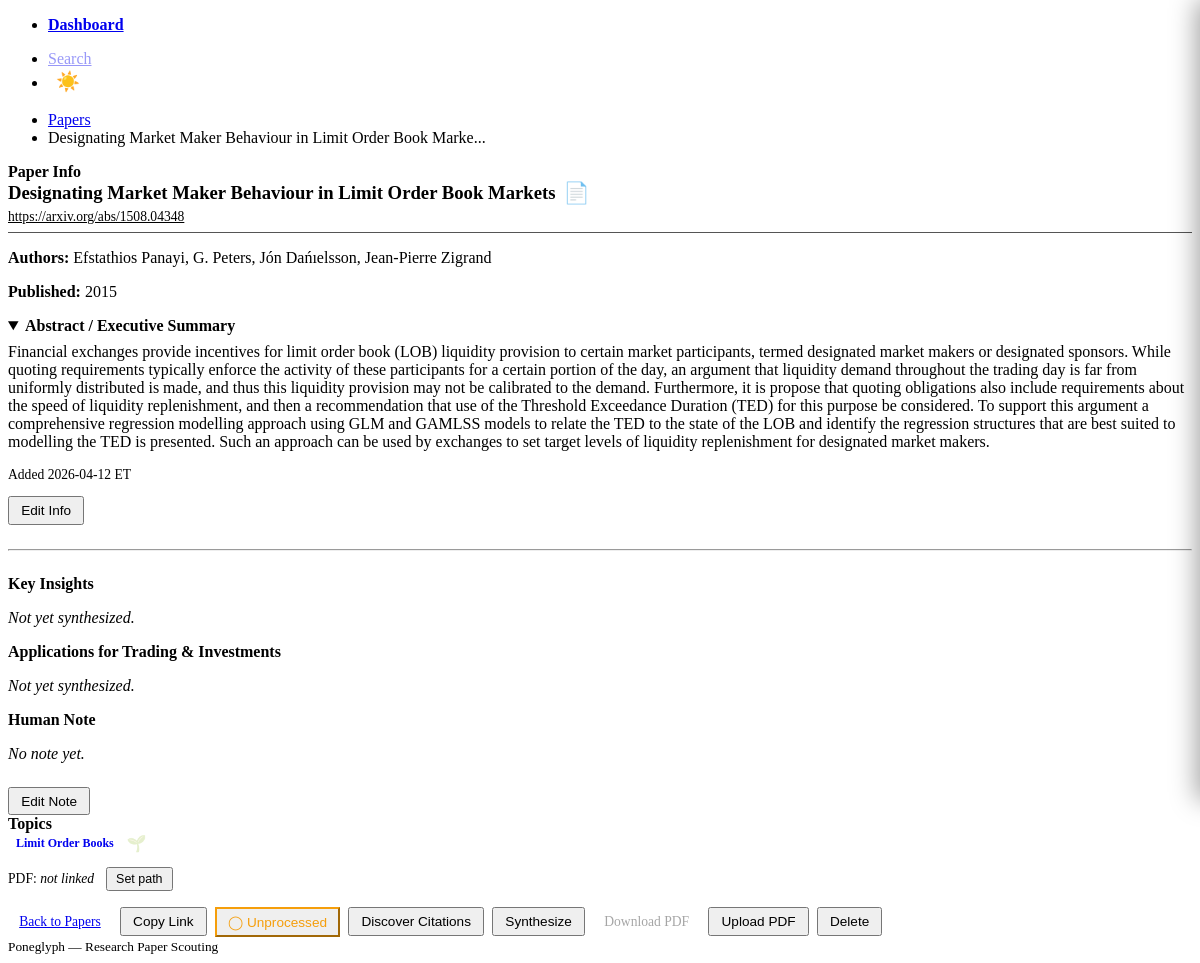
Page /papers/103 on the committed database.
### tables this page shows
CREATE TABLE papers (
    id              INTEGER PRIMARY KEY AUTOINCREMENT,
    source          TEXT NOT NULL,                       -- 'arxiv', 'ssrn', 'kaggle'
    source_id       TEXT NOT NULL,                       -- e.g. arXiv ID
    title           TEXT NOT NULL,
    authors         TEXT NOT NULL DEFAULT '[]',          -- JSON list
    published_venue TEXT NOT NULL DEFAULT '',
    published_date  TEXT,
    abstract        TEXT NOT NULL DEFAULT '',
    url             TEXT NOT NULL DEFAULT '',
    pdf_url         TEXT NOT NULL DEFAULT '',
    pdf_local_path  TEXT,
    created_at      TEXT NOT NULL DEFAULT (datetime('now')), semantic_scholar_id TEXT, read_next INTEGER NOT NULL DEFAULT 0, unprocessed INTEGER NOT NULL DEFAULT 1,
    UNIQUE(source, source_id)
);

CREATE TABLE topic_papers (
    id              INTEGER PRIMARY KEY AUTOINCREMENT,
    topic_id        INTEGER NOT NULL REFERENCES topics(id) ON DELETE CASCADE,
    paper_id        INTEGER NOT NULL REFERENCES papers(id) ON DELETE CASCADE,
    matched_keywords TEXT NOT NULL DEFAULT '[]',         -- JSON list
    relevance_score REAL NOT NULL DEFAULT 0.0,
    created_at      TEXT NOT NULL DEFAULT (datetime('now')), recommendation TEXT CHECK (recommendation IN ('read', 'skip', 'deep_dive')), is_scout_seed INTEGER NOT NULL DEFAULT 0,
    UNIQUE(topic_id, paper_id)
);

CREATE TABLE topics (
    id              INTEGER PRIMARY KEY AUTOINCREMENT,
    name            TEXT NOT NULL UNIQUE,
    description     TEXT NOT NULL DEFAULT '',
    keywords        TEXT NOT NULL DEFAULT '[]',          -- JSON list of strings
    priority_keywords TEXT NOT NULL DEFAULT '[]',        -- JSON list of high-weight keywords
    problem_statements TEXT NOT NULL DEFAULT '[]',       -- JSON list of free-text problems
    sources         TEXT NOT NULL DEFAULT '["arxiv"]',   -- JSON list: arxiv, ssrn, kaggle
    pdf_policy      TEXT NOT NULL DEFAULT 'link_only'
                        CHECK (pdf_policy IN ('link_only', 'download')),
    is_active       INTEGER NOT NULL DEFAULT 1,
    created_at      TEXT NOT NULL DEFAULT (datetime('now')),
    updated_at      TEXT NOT NULL DEFAULT (datetime('now'))
);

### poneglyph/routes/papers.py (the view)
@router.get("/{paper_id}", response_class=HTMLResponse)
async def view_paper(request: Request, paper_id: int):
    paper = _get_paper(paper_id)
    if not paper:
        return HTMLResponse("<p>Paper not found.</p>", status_code=404)
    _ensure_paper_note(paper_id)
    note = _get_paper_note(paper_id)
    topics = _get_paper_topics(paper_id)
    all_topics = [row_to_dict(r) for r in fetch_all("SELECT id, name FROM topics ORDER BY name")]
    linked_topic_ids = {t["id"] for t in topics}
    return templates.TemplateResponse(
        "papers/detail.html",
        {
            "request": request,
            "paper": paper,
            "paper_id": paper_id,
            "note": note,
            "topics": topics,
            "all_topics": all_topics,
            "linked_topic_ids": linked_topic_ids,
        },
    )

### templates/papers/detail.html (shortened to what this page needs)
{% extends "base.html" %}
{% block content %}
<nav aria-label="breadcrumb">
    <ul>
        <li><a href="/papers">Papers</a></li>
        <li>{{ paper.title[:60] }}{% if paper.title|length > 60 %}...{% endif %}</li>
    </ul>
</nav>
<article>
    <header><strong>Paper Info</strong></header>
    <div id="paper-info-section">
        {% with editing=False %}
            {% include "papers/partials/paper_info.html" %}
        {% endwith %}
    </div>
</article>
<hr style="margin: 1.5rem 0;">
<article>
    <header>
        <div style="display:flex; justify-content:space-between; align-items:center;">
            <strong>Key Insights</strong>
        </div>
    </header>
    {% if note and note.key_insights and note.key_insights != {} and note.key_insights != [] %}
        {% if note.key_insights is iterable and note.key_insights is not string and note.key_insights is not mapping %}
        <ul>
            {% for insight in note.key_insights %}
            <li>{{ insight }}</li>
            {% endfor %}
        </ul>
        {% elif note.key_insights is mapping %}
            {% for key, value in note.key_insights.items() %}
                <p><strong>{{ key }}:</strong> {{ value }}</p>
            {% endfor %}
        {% else %}
            <p>{{ note.key_insights }}</p>
        {% endif %}
    {% else %}
        <p style="color: var(--pico-muted-color); font-style: italic;">Not yet synthesized.</p>
    {% endif %}
</article>
<article>
    <header><strong>Applications for Trading &amp; Investments</strong></header>
    {% if note and note.trading_applications %}
        <p>{{ note.trading_applications }}</p>
    {% else %}
        <p style="color: var(--pico-muted-color); font-style: italic;">Not yet synthesized.</p>
    {% endif %}
</article>
<article>
    <header><strong>Human Note</strong></header>
    <div id="human-note-section">
        {% include "papers/partials/human_note.html" %}
    </div>
</article>
<article>
    <header><strong>Topics</strong></header>
    <div id="paper-topics-section">
        {% include "papers/partials/paper_topics.html" %}
    </div>
</article>
<div id="pdf-path-section" style="margin-bottom: 0.5rem;">
    {% if paper.pdf_local_path %}
    <div id="pdf-path-view" style="display:flex; align-items:center; gap:0.75rem; font-size:0.85rem; color:var(--pico-muted-color);">
        <span>PDF:
            {% if is_url(paper.pdf_local_path) %}
            <a href="{{ paper.pdf_local_path }}" target="_blank" rel="noopener" style="font-size:0.82rem;">{{ paper.pdf_local_path }}</a>
            {% else %}
            <code>{{ paper.pdf_local_path }}</code>
            {% endif %}
        </span>
        <button class="outline secondary" style="font-size:0.78rem; padding:0.2rem 0.5rem; margin:0;"
                onclick="document.getElementById('pdf-path-view').style.display='none';
                         document.getElementById('pdf-path-edit').style.display='flex';">Edit path</button>
    </div>
    {% else %}
    <div id="pdf-path-view" style="display:flex; align-items:center; gap:0.75rem; font-size:0.85rem; color:var(--pico-muted-color);">
        <span>PDF: <em>not linked</em></span>
        <button class="outline secondary" style="font-size:0.78rem; padding:0.2rem 0.5rem; margin:0;"
                onclick="document.getElementById('pdf-path-view').style.display='none';
                         document.getElementById('pdf-path-edit').style.display='flex';">Set path</button>
    </div>
    {% endif %}
</div>
<div class="actions" style="margin-top: 1rem;">
    <a href="/papers" role="button" class="outline secondary">Back to Papers</a>
    <button class="outline" title="Copy HTML link to this paper — paste into any Human Note"
            data-paper-id="{{ paper.id }}" data-paper-title="{{ paper.title }}"
            onclick="copyPaperLink(this)">
        Copy Link
    </button>
    {% if paper.unprocessed %}
    <button class="outline" style="border-color:#f59e0b;color:#f59e0b;"
            hx-post="/papers/{{ paper.id }}/unprocessed"
            hx-target="this" hx-swap="outerHTML"
            title="Mark as processed">&#9711; Unprocessed</button>
    {% else %}
    <button class="outline"
            hx-post="/papers/{{ paper.id }}/unprocessed"
            hx-target="this" hx-swap="outerHTML"
            title="Mark as unprocessed">&#10003; Processed</button>
    {% endif %}
    {% if topics %}
        {% if topics|length == 1 %}
        <button class="outline"
                hx-post="/scout/paper/{{ paper.id }}"
                hx-vals='{"topic_id": "{{ topics[0].id }}"}'
                hx-target="#scout-status-area"
                hx-swap="innerHTML"
                hx-confirm="Discover citations for this paper via Semantic Scholar? (May take ~1 min)"
                title="Find related papers via citation graph">
            Discover Citations
        </button>
        {% endif %}
    {% endif %}
    {% if topics %}
        {% if topics|length == 1 %}
        <button class="outline secondary"
                hx-post="/scout/synthesize/{{ paper.id }}"
                hx-vals='{"topic_id": "{{ topics[0].id }}"}'
                hx-confirm="Run Haiku synthesis for this paper? (~$0.001)"
                title="Generate Key Insights and Trading Applications with Haiku">
            Synthesize
        </button>
        {% endif %}
    {% endif %}
    {% if paper.pdf_local_path and is_url(paper.pdf_local_path) %}
    <a href="{{ paper.pdf_local_path }}" role="button" class="outline" target="_blank" rel="noopener">Open Link</a>
    <a role="button" class="outline secondary" tabindex="-1" style="opacity: 0.35; pointer-events: none; cursor: default;">Manage PDF</a>
    {% elif paper.pdf_local_path %}
    <button class="outline"
            hx-post="/papers/{{ paper.id }}/pdf/save" hx-target="#pdf-manage-area" hx-swap="innerHTML">Download PDF</button>
    <button class="outline"
            hx-get="/papers/{{ paper.id }}/pdf/manage" hx-target="#pdf-manage-area" hx-swap="innerHTML">Manage PDF</button>
    {% else %}
    <a role="button" class="outline secondary" tabindex="-1" style="opacity: 0.35; pointer-events: none; cursor: default;">Download PDF</a>
    <button class="outline"
            hx-get="/papers/{{ paper.id }}/pdf/manage" hx-target="#pdf-manage-area" hx-swap="innerHTML">Upload PDF</button>
    {% endif %}
    <button class="outline contrast"
            hx-delete="/papers/{{ paper.id }}"
            hx-confirm="Delete paper '{{ paper.title }}'? This cannot be undone."
            hx-on::after-request="if(event.detail.successful) window.location='/papers'">
        Delete
    </button>
</div>
{% endblock %}

### templates/papers/partials/paper_info.html
{% if editing %}
<form hx-put="/papers/{{ paper.id }}/info"
      hx-target="#paper-info-section"
      hx-swap="innerHTML"
      hx-indicator="#info-save-ind">
    <label>Title
        <input type="text" name="title" value="{{ paper.title }}" required>
    </label>
    <label>Authors <small>(comma-separated)</small>
        <input type="text" name="authors"
               value="{{ paper.authors | join(', ') if paper.authors is iterable and paper.authors is not string else paper.authors }}">
    </label>
    <div class="grid">
        <label>Published Venue
            <input type="text" name="published_venue" value="{{ paper.published_venue or '' }}">
        </label>
        <label>Published Date
            <input type="text" name="published_date" value="{{ paper.published_date or '' }}" placeholder="e.g. 2024-03-15">
        </label>
    </div>
    <label>URL
        <input type="url" name="url" value="{{ paper.url or '' }}">
    </label>
    <label>Abstract / Executive Summary
        <textarea name="abstract" rows="4">{{ paper.abstract or '' }}</textarea>
    </label>
    {% if paper.pdf_local_path %}
    <label>PDF Path <small>(edit updates the DB link only — file is not moved)</small>
        <input type="text" name="pdf_local_path" value="{{ paper.pdf_local_path }}">
    </label>
    {% endif %}
    <div style="display: flex; gap: 0.5rem; align-items: center; margin-top: 0.5rem;">
        <button type="submit" style="font-size: 0.85rem; padding: 0.35rem 0.7rem; width: auto; margin: 0;">
            Save <span id="info-save-ind" class="htmx-indicator"><span class="spinner"></span></span>
        </button>
        <button type="button" class="outline secondary" style="font-size: 0.85rem; padding: 0.35rem 0.7rem; width: auto; margin: 0;"
                hx-get="/papers/{{ paper.id }}/info"
                hx-target="#paper-info-section"
                hx-swap="innerHTML">
            Cancel
        </button>
    </div>
</form>
{% else %}
<div style="display: flex; align-items: center; gap: 0.5rem; margin-bottom: 0.25rem;">
    <h3 style="margin: 0;">{{ paper.title }}</h3>
    <span hx-post="/papers/{{ paper.id }}/read-next" hx-swap="outerHTML"
          style="cursor:pointer; font-size:1.3rem;"
          title="{{ 'Remove from Read Next' if paper.read_next else 'Mark as Read Next' }}">
        {{ '🔖' if paper.read_next else '📄' }}
    </span>
</div>
{% if paper.url %}
<p style="margin: 0 0 0.4rem 0; font-size: 0.85rem;">
    <a href="{{ paper.url }}" target="_blank" rel="noopener" style="color: var(--pico-muted-color);">{{ paper.url }}</a>
</p>
{% endif %}
<hr style="margin: 0.4rem 0 0.75rem 0; border: none; border-top: 1px solid #555;">
{% if paper.authors %}
<p>
    <strong>Authors:</strong>
    {{ paper.authors | join(', ') if paper.authors is iterable and paper.authors is not string else paper.authors }}
</p>
{% endif %}
{% if paper.published_venue or paper.published_date %}
<p>
    <strong>Published:</strong>
    {{ paper.published_venue }}{% if paper.published_venue and paper.published_date %}, {% endif %}{{ paper.published_date }}
</p>
{% endif %}
{% if paper.abstract %}
<details open style="margin-top: 0.5rem;">
    <summary><strong>Abstract / Executive Summary</strong></summary>
    <p style="margin-top: 0.5rem;">{{ paper.abstract }}</p>
</details>
{% endif %}
<p style="color: var(--pico-muted-color); font-size: 0.85rem;">Added {{ paper.created_at | nyc(fmt='%Y-%m-%d') }} ET</p>
<button class="outline secondary" style="font-size: 0.85rem; padding: 0.3rem 0.7rem;"
        hx-get="/papers/{{ paper.id }}/info?edit=1"
        hx-target="#paper-info-section"
        hx-swap="innerHTML">
    Edit Info
</button>
{% endif %}

### templates/papers/partials/paper_topics.html (shortened to what this page needs)
{% if topics %}
<div style="margin-bottom: 0.5rem;">
    {% for t in topics %}
    <div style="display: inline-flex; align-items: center; gap: 0.3rem; margin-right: 0.5rem; margin-bottom: 0.3rem;">
        <a href="/papers?topic_id={{ t.id }}">
            <span class="badge badge-source">{{ t.name }}</span>
        </a>
        <span hx-post="/topics/{{ t.id }}/papers/{{ paper_id }}/toggle-seed"
              hx-swap="outerHTML"
              style="cursor:pointer; font-size:1.0rem;{% if not t.is_scout_seed %} opacity:0.25;{% endif %}"
              title="{{ 'Remove from scout seeds for ' + t.name if t.is_scout_seed else 'Add to scout seeds for ' + t.name }}">🌱</span>
    </div>
    {% endfor %}
</div>
{% else %}
<p style="color: var(--pico-muted-color); font-style: italic;">Not linked to any topic</p>
{% endif %}

### templates/base.html (style rules this page uses)
:root { --pico-font-size: 15px; }
nav { margin-bottom: 1rem; }
.badge { display: inline-block; padding: 0.15rem 0.5rem; border-radius: 1rem; font-size: 0.75rem; font-weight: 600; }
.actions { display: flex; gap: 0.5rem; align-items: center; }
.actions button, .actions a { padding: 0.3rem 0.7rem; font-size: 0.85rem; margin: 0; }
details summary { cursor: pointer; }

### rows in the picture
papers: title "Designating Market Maker Behaviour in Limit Order Book Marke", title "Designating Market Maker Behaviour in Limit Order Book Markets", read_next "📄", url "https://arxiv.org/abs/1508.04348", published_date "2015", abstract "Financial exchanges provide incentives for limit order book (LOB) liquidity provision to certain market participants, termed designated market makers or designated sponsors. While quoting requirements typically enforce the activity of these participants for a certain portion of the day, an argument that liquidity demand throughout the trading day is far from uniformly distributed is made, and thus this liquidity provision may not be calibrated to the demand. Furthermore, it is propose that quoting obligations also include requirements about the speed of liquidity replenishment, and then a recommendation that use of the Threshold Exceedance Duration (TED) for this purpose be considered. To…", created_at|nyc "2026-04-12"
topic_papers: name "Limit Order Books"
